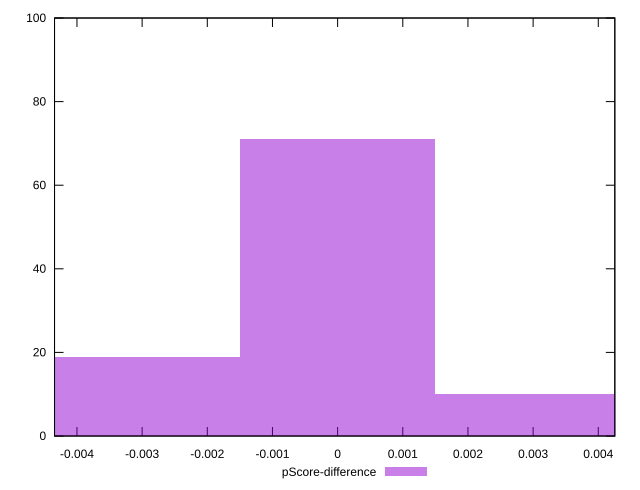

Reproduce this figure in gnuplot.
reset

$pScoreDifference <<EOF
0 71
-0.0029977665765134882 19
0.0029977665765134882 10
EOF

set key outside below
set boxwidth 0.0029977665765134882
set xrange [-0.004344214249731748:0.00425381462724439]
set yrange [0:100]
set trange [0:100]
set style fill transparent solid 0.5 noborder
set terminal svg size 640, 490 enhanced background rgb 'white'
set output "reports/report_00030_2021-02-24T20-42-31.540Z/largest-contentful-paint/samples/music/pScore-difference/histogram.svg"

plot $pScoreDifference title "pScore-difference" with boxes

reset
